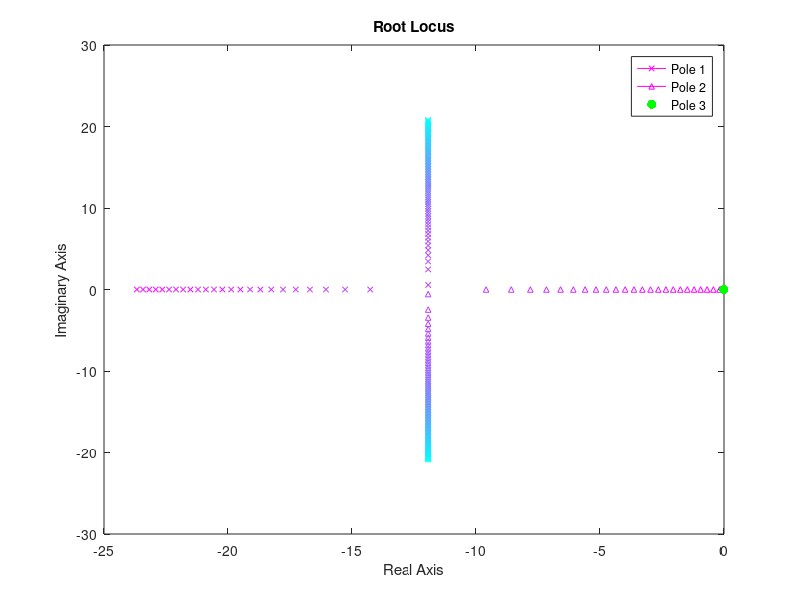

MATLAB code for this plot:
close all; clear; clc;

%% Problem 2
t = 1;
q = -0.05 + 0.02*t;

t = 2;
vbe = [20 + cos(4*t+pi/6); 0.3*sin(4*t); 2*sin(4*t)];
wb = [0.06; -0.05 + 0.02*t; 0.03 - 0.02*t + 0.005*t^2];
wbe = [sin(t/100); 2*cos(t/100); -0.4];

V = vbe - wbe;

alpha = atan(V(3)/V(1)) * 180/pi;


% Part 3
t = 3;
vbe_dot = [-4*sin(4*t + pi/6); 1.2*cos(4*t); 8*cos(4*t)];
wb = [0.06; -0.05 + 0.02*t; 0.03 - 0.02*t + 0.005*t^2];
wtilde = [0, -wb(3), wb(2); wb(3), 0, -wb(1); -wb(2), wb(1), 0];
vbe = [20 + cos(4*t+pi/6); 0.3*sin(4*t); 2*sin(4*t)];

abe = vbe_dot + wtilde*vbe;

%% Problem 3
a1 = 18.74;
a2 = -6.41;
kp = 0.89;
kd = -0.8;
ki = 0.01;

% Values of feed forward to loop through
kff_vals = linspace(-100, 0, 100);

% Vectors to store the poles of the closed loop tf
poles = zeros(length(kff_vals), 3);

for i = 1:length(kff_vals)
    kff = kff_vals(i);

    % Define numerator and denom of the tf
    numerator = [kp*kd + kp*kff, ki*kd + ki*kff];
    denominator = [1/a2, a1/a2 + kd, kp*kd + kp*kff, ki*kd + ki*kff];

    % Create the tf
    sys = tf(numerator, denominator);

    % Calculate the poles of the denominator
    poles(i,:) = pole(sys);

    if(sum(imag(poles(i,:)) ~= 0) > 0)
        kff;
        x = imag(poles(i,:));
    else 
        kff;
        x = real(poles(i,:));
    end

end

% Create color gradients
red_colors = [linspace(0.2,1,100)', zeros(100,1), zeros(100,1)];
blue_colors = [zeros(100,1), zeros(100,1), linspace(0.2,1,100)'];

% Apply the 'autumn' colormap
colors = cool(length(kff_vals));


figure();
for i = 1:length(poles(:,1))
    pole1 = plot(real(poles(i,1)), imag(poles(i,1)), '-x', 'MarkerSize', 4, 'Color', colors(i,:));
    hold on;
    pole2 = plot(real(poles(i,2)), imag(poles(i,2)), '-^', 'MarkerSize', 4, 'Color', colors(i,:));
    pole3 = plot(real(poles(i,3)), imag(poles(i,3)), '.', 'MarkerSize', 20, 'Color', 'g');
end


xlabel('Real Axis')
ylabel('Imaginary Axis')
title('Root Locus')
legend([pole1, pole2, pole3], 'Pole 1', 'Pole 2', 'Pole 3');


% Part 3
% Define numerator and denom of the tf
kff = 0;
numerator = [kp*kd + kp*kff, ki*kd + ki*kff];
denominator = [1/a2, a1/a2 + kd, kp*kd + kp*kff, ki*kd + ki*kff];

% Create the tf
sys = tf(numerator, denominator);

% Calculate the poles of the denominator
pole_part3 = pole(sys);
zero_part3 = zero(sys);


% Define numerator and denom of the tf
kff = a1/a2;
numerator = [kp*kd + kp*kff, ki*kd + ki*kff];
denominator = [1/a2, a1/a2 + kd, kp*kd + kp*kff, ki*kd + ki*kff];

% Create the tf
sys = tf(numerator, denominator);

% Calculate the poles of the denominator
pole_part3_2 = pole(sys);
zero_part3_2 = zero(sys);



%% Problem 4
load('RAAVENMatrices.mat');

[vec_lat, vals_lat] = eig(Alat);
[vec_lon, vals_lon] = eig(Alon);

dutch_roll = vals_lat(4,4);
wn_dutch = sqrt(real(dutch_roll)^2 + imag(dutch_roll)^2);
damp_dutch = -real(dutch_roll) / wn_dutch;

short = vals_lon(2,2);
wn_short = sqrt(real(short)^2 + imag(short)^2);
damp_short = -real(short) / wn_short;

phugoid = vals_lon(4,4);
wn_phugoid = sqrt(real(phugoid)^2 + imag(phugoid)^2);
damp_phugoid = -real(phugoid) / wn_phugoid;

damp(Alon)

roll = vals_lat(2,2);
spiral = vals_lat(3,3);
t_roll = -1 / real(roll);
t_spiral = -1 / real(spiral);


% Part 4
roll_eigenval = real(vals_lat(2,2));
roll_eigenvec = real(vec_lat(:,2));

roll_init = roll_eigenvec .* (0.035/roll_eigenvec(4));


% Part 5
kff_roll = -1*Alat(2,2) / Blat(2,1);
